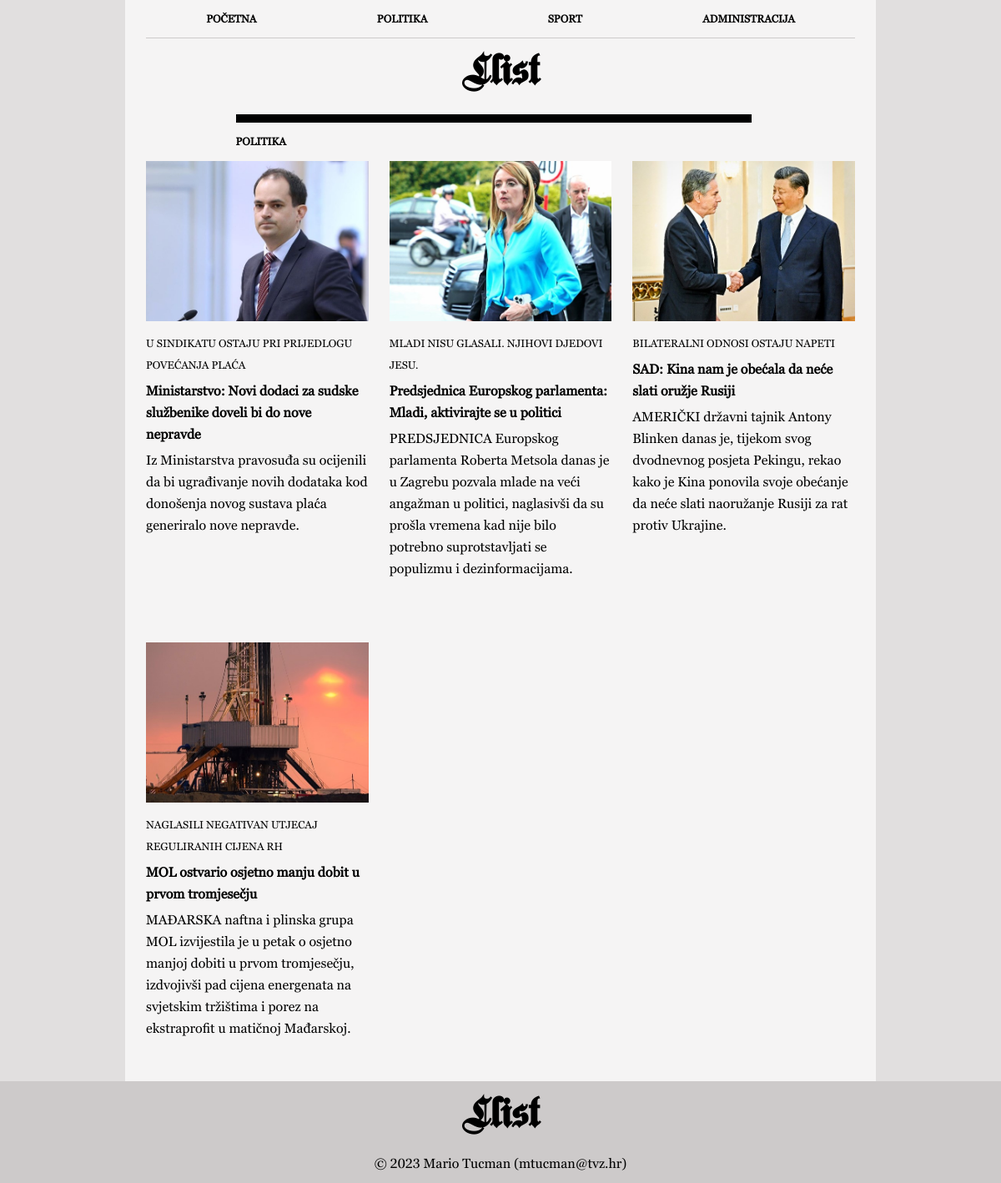
Screenshot of /kategorija.php?kategorija=politika with the database file from the repository.
### tables this page shows
CREATE TABLE `vijesti` (
  `id` int(11) NOT NULL,
  `naslov` varchar(100) NOT NULL,
  `podnaslov` varchar(50) NOT NULL,
  `sazetak` varchar(255) NOT NULL,
  `tekst` text NOT NULL,
  `slika` varchar(64) NOT NULL,
  `kategorija` varchar(64) NOT NULL,
  `arhiva` tinyint(1) NOT NULL,
  `datum` varchar(32) NOT NULL
);

### kategorija.php (the view, shortened to what this page needs)
<?php
include 'connect.php';
$kategorija = $_GET["kategorija"];
?>
<!DOCTYPE html>
<html lang="hr">
<head>
  <link rel="stylesheet" type="text/css" href="style.css" />
</head>
<body>
  <div class="main">
    <nav class="navigation">
      <ul>
        <li><a href="index.php">POČETNA</a></li>
        <li><a href="kategorija.php?kategorija=politika">POLITIKA</a></li>
        <li><a href="kategorija.php?kategorija=sport">SPORT</a></li>
        <li><a href="administracija.php">ADMINISTRACIJA</a></li>
      </ul>
    </nav>
    <header>
      <h1 class="header1">Llist</h1>
    </header>
    <section class="container container-kategorija">
      <aside class="container-aside container-aside-kategorija">
        <div class="rectangle-aside rectangle-aside"></div>
        <p class="paragraph-aside">
          <?php echo $kategorija; ?>
        </p>
      </aside>
      <section class="section-kategorija">
        <?php
        $query = "SELECT * FROM vijesti WHERE kategorija='$kategorija' AND arhiva = 0 ORDER BY id DESC";
        $result = mysqli_query($dbc, $query);
        while ($row = mysqli_fetch_array($result)) {
          echo '<article class="container-article container-article-kategorija">';
          echo '<a href="clanak.php?clanak=' . $row["id"] . '"><img src="' . UPLPATH . $row['slika'] . '">';
          echo '<h3 class="header3">' . $row["podnaslov"] . '</h3>';
          echo '<h2 class="header2">' . $row["naslov"] . '</h2>';
          echo '<p class="paragraph">' . $row["sazetak"] . '</p></a>';
          echo '</article>';
          continue;
        }
        ?>
      </section>
    </section>
  </div>
  <footer>
    <h1 class="header1">Llist</h1>
    <p class="credits">© 2023 Mario Tucman (mtucman@tvz.hr)</p>
  </footer>
</body>
</html>

### style.css (style rules this page uses)
* { box-sizing: border-box; margin: 0; padding: 0; font-family: "Georgia Pro Regular", "Helvetica", "Arial"; }
body { background-color: #e1dfdf; }
header { margin-bottom: 15px; }
p, h1, h2, h3 { line-height: 26px; }
a { text-decoration: none; color: black; }
.main { margin: auto; min-height: 87.5vh; max-width: 75%; background-color: #f5f4f4; }
.container { width: 100%; padding: 0px 25px; height: auto; background-color: #f5f4f4; display: grid; grid-template-columns: 1fr 2fr 2fr 2fr; grid-gap: 25px; }
img { width: 100%; object-fit: cover; }
.container-article img { width: 100%; height: 12rem; object-fit: cover; }
.section-kategorija { display: grid; grid-template-columns: 1fr 1fr 1fr; grid-gap: 25px; }
.container-kategorija { display: block; }
.container-aside { margin-left: 25px; }
.header1 { padding: 25px; text-align: center; font-size: 3em; font-family: "Fette Kanzlei", "Helvetica", "Arial"; }
.header2 { padding: 5px 0px; font-size: 1em; }
.header3 { padding: 10px 0px 0px 0px; text-transform: uppercase; font-size: 0.8em; font-weight: normal; }
.credits { padding: 10px; font-size: 1em; text-align: center; }
.paragraph { font-size: 1em; font-weight: normal; padding: 0px 0px 50px 0px; }
.paragraph-aside { width: 75px; text-transform: uppercase; font-size: 0.8em; font-weight: bold; margin: 10px 25px 10px 10%; }
.rectangle-aside { height: 10px; width: 75%; margin: 0px 25px 10px 10%; background-color: black; }
.navigation ul { list-style: none; margin: 0px 25px; display: flex; justify-content: space-between; padding: 0; border-bottom: #cdcaca 1px solid; }
.navigation ul li { flex-grow: 1; }
.navigation ul li a { display: block; text-decoration: none; font-weight: bold; font-size: 0.8em; padding: 15px 0; text-align: center; color: black; }
footer { background-color: #cdcaca; }

### rows the page displays
vijesti: slika (picture), podnaslov "U SINDIKATU OSTAJU PRI PRIJEDLOGU POVEĆANJA PLAĆA", naslov "Ministarstvo: Novi dodaci za sudske službenike doveli bi do nove nepravde", sazetak "Iz Ministarstva pravosuđa su ocijenili da bi ugrađivanje novih dodataka kod donošenja novog sustava plaća generiralo nove nepravde."
vijesti: slika (picture), podnaslov "MLADI NISU GLASALI. NJIHOVI DJEDOVI JESU.", naslov "Predsjednica Europskog parlamenta: Mladi, aktivirajte se u politici", sazetak "PREDSJEDNICA Europskog parlamenta Roberta Metsola danas je u Zagrebu pozvala mlade na veći angažman u politici, naglasivši da su prošla vremena kad nije bilo potrebno suprotstavljati se populizmu i dezinformacijama."
vijesti: slika (picture), podnaslov "BILATERALNI ODNOSI OSTAJU NAPETI", naslov "SAD: Kina nam je obećala da neće slati oružje Rusiji", sazetak "AMERIČKI državni tajnik Antony Blinken danas je, tijekom svog dvodnevnog posjeta Pekingu, rekao kako je Kina ponovila svoje obećanje da neće slati naoružanje Rusiji za rat protiv Ukrajine."
vijesti: slika (picture), podnaslov "NAGLASILI NEGATIVAN UTJECAJ REGULIRANIH CIJENA RH", naslov "MOL ostvario osjetno manju dobit u prvom tromjesečju", sazetak "MAĐARSKA naftna i plinska grupa MOL izvijestila je u petak o osjetno manjoj dobiti u prvom tromjesečju, izdvojivši pad cijena energenata na svjetskim tržištima i porez na ekstraprofit u matičnoj Mađarskoj."

### other values shown
$kategorija "POLITIKA"
